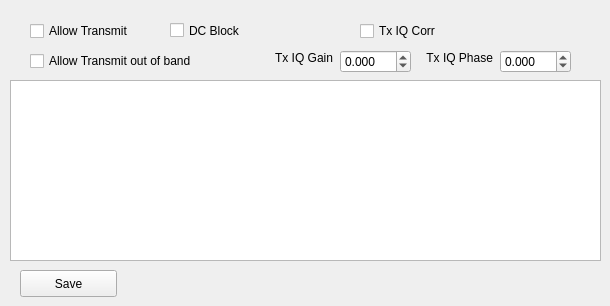
   <widget class="QWidget" name="Transmit">
    <attribute name="title">
     <string>Transmit</string>
    </attribute>
    <widget class="QCheckBox" name="allowTx">
     <property name="geometry">
      <rect>
       <x>30</x>
       <y>20</y>
       <width>141</width>
       <height>22</height>
      </rect>
     </property>
     <property name="text">
      <string>Allow Transmit</string>
     </property>
     <property name="checked">
      <bool>false</bool>
     </property>
    </widget>
    <widget class="QCheckBox" name="allowTxOOB">
     <property name="geometry">
      <rect>
       <x>30</x>
       <y>50</y>
       <width>211</width>
       <height>22</height>
      </rect>
     </property>
     <property name="text">
      <string>Allow Transmit out of band</string>
     </property>
    </widget>
    <widget class="QTableWidget" name="userpass">
     <property name="geometry">
      <rect>
       <x>10</x>
       <y>80</y>
       <width>591</width>
       <height>181</height>
      </rect>
     </property>
    </widget>
    <widget class="QPushButton" name="userpasssave">
     <property name="geometry">
      <rect>
       <x>20</x>
       <y>270</y>
       <width>97</width>
       <height>27</height>
      </rect>
     </property>
     <property name="text">
      <string>Save</string>
     </property>
    </widget>
    <widget class="QCheckBox" name="txDCBlockCheckBox">
     <property name="geometry">
      <rect>
       <x>170</x>
       <y>20</y>
       <width>85</width>
       <height>21</height>
      </rect>
     </property>
     <property name="text">
      <string>DC Block</string>
     </property>
    </widget>
    <widget class="QDoubleSpinBox" name="txIQPhaseSpinBox">
     <property name="geometry">
      <rect>
       <x>500</x>
       <y>50</y>
       <width>71</width>
       <height>23</height>
      </rect>
     </property>
     <property name="decimals">
      <number>3</number>
     </property>
     <property name="minimum">
      <double>-99.000000000000000</double>
     </property>
     <property name="singleStep">
      <double>0.100000000000000</double>
     </property>
    </widget>
    <widget class="QLabel" name="label_36">
     <property name="geometry">
      <rect>
       <x>410</x>
       <y>50</y>
       <width>83</width>
       <height>15</height>
      </rect>
     </property>
     <property name="text">
      <string>Tx IQ Phase</string>
     </property>
     <property name="alignment">
      <set>Qt::AlignRight|Qt::AlignTrailing|Qt::AlignVCenter</set>
     </property>
    </widget>
    <widget class="QLabel" name="label_37">
     <property name="geometry">
      <rect>
       <x>250</x>
       <y>50</y>
       <width>83</width>
       <height>15</height>
      </rect>
     </property>
     <property name="text">
      <string>Tx IQ Gain</string>
     </property>
     <property name="alignment">
      <set>Qt::AlignRight|Qt::AlignTrailing|Qt::AlignVCenter</set>
     </property>
    </widget>
    <widget class="QDoubleSpinBox" name="txIQGainSpinBox">
     <property name="geometry">
      <rect>
       <x>340</x>
       <y>50</y>
       <width>71</width>
       <height>23</height>
      </rect>
     </property>
     <property name="decimals">
      <number>3</number>
     </property>
     <property name="minimum">
      <double>-99.000000000000000</double>
     </property>
     <property name="singleStep">
      <double>0.100000000000000</double>
     </property>
    </widget>
    <widget class="QCheckBox" name="txIQCheckBox">
     <property name="geometry">
      <rect>
       <x>360</x>
       <y>20</y>
       <width>98</width>
       <height>22</height>
      </rect>
     </property>
     <property name="text">
      <string>Tx IQ Corr</string>
     </property>
    </widget>
   </widget>
